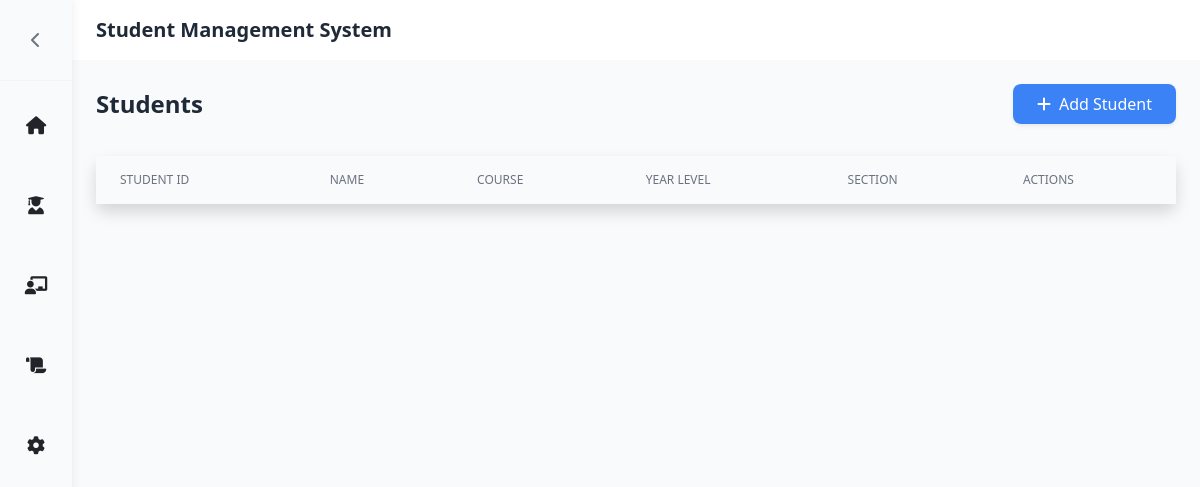
/students/, run on an earlier commit of the app's database.
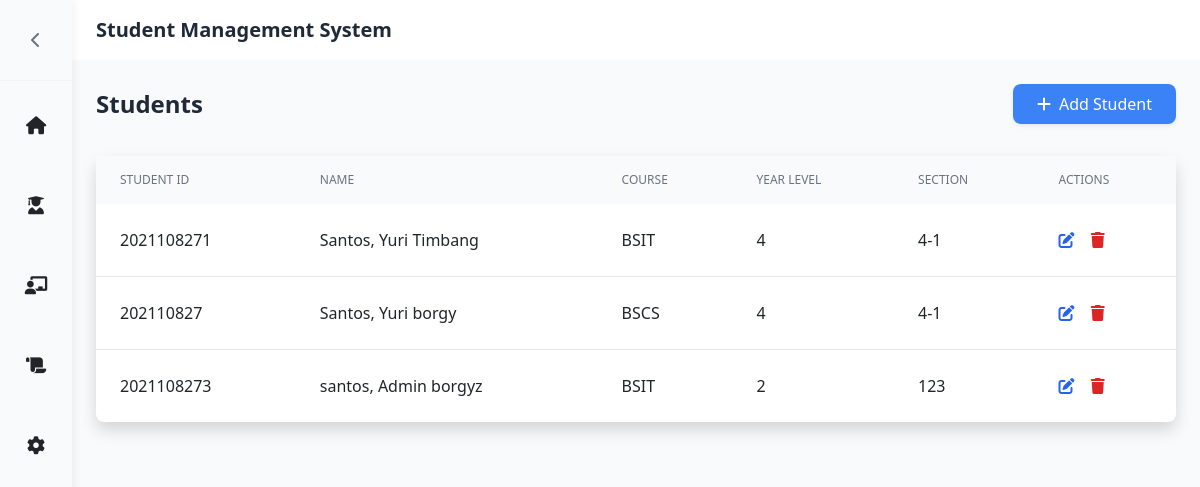
And on a later commit of the database.
### SMSapp/models.py (models this page shows, shortened)
class Student(models.Model):
    student_id = models.CharField(max_length=20, primary_key=True)
    last_name = models.CharField(max_length=50)
    first_name = models.CharField(max_length=50)
    middle_name = models.CharField(max_length=50, blank=True, null=True)
    course = models.ForeignKey(Course, on_delete=models.CASCADE)
    year_level = models.PositiveSmallIntegerField()
    section = models.CharField(max_length=20)
    objects = StudentManager()

class Course(models.Model):
    course_abv = models.CharField(max_length=10, primary_key=True)
    course_name = models.CharField(max_length=100)

### SMSapp/views.py (the view)
# urls.py: path('students/', views.students, name='students'),
def students(request):
    students = Student.objects.all().select_related('course')
    courses = Course.objects.all()
    return render(request, 'students.html', {'students': students, 'courses': courses})

### SMSapp/templates/students.html (shortened to what this page needs)
{% extends 'base.html' %}
{% load static %}
{% block content %}
<div class="p-4 bg-gray-50">
    <div class="flex justify-between items-center mb-6">
        <h2 class="text-2xl font-semibold text-gray-800">Students</h2>
        <button type="button"
                class="px-4 py-2 bg-blue-500 text-white rounded-lg hover:bg-blue-600 transition-colors duration-200 flex items-center gap-2 shadow-sm"
                onclick="openModal()">
            <i class="fas fa-plus"></i>
            <span>Add Student</span>
        </button>
    </div>
    <div class="mt-8">
        <div class="bg-white rounded-lg shadow">
            <table class="min-w-full">
                <thead class="bg-gray-50">
                    <tr>
                        <th class="px-6 py-3 text-left text-xs font-medium text-gray-500 uppercase">Student ID</th>
                        <th class="px-6 py-3 text-left text-xs font-medium text-gray-500 uppercase">Name</th>
                        <th class="px-6 py-3 text-left text-xs font-medium text-gray-500 uppercase">Course</th>
                        <th class="px-6 py-3 text-left text-xs font-medium text-gray-500 uppercase">Year Level</th>
                        <th class="px-6 py-3 text-left text-xs font-medium text-gray-500 uppercase">Section</th>
                        <th class="px-6 py-3 text-left text-xs font-medium text-gray-500 uppercase">Actions</th>
                    </tr>
                </thead>
                <tbody class="divide-y divide-gray-200">
                    {% for student in students %}
                    <tr data-student-id="{{ student.student_id }}" class="hover:bg-gray-50">
                        <td class="px-6 py-4">{{ student.student_id }}</td>
                        <td class="px-6 py-4">{{ student.last_name }}, {{ student.first_name }} {% if student.middle_name %}{{ student.middle_name }}{% endif %}</td>
                        <td class="px-6 py-4">{{ student.course.course_abv }}</td>
                        <td class="px-6 py-4">{{ student.year_level }}</td>
                        <td class="px-6 py-4">{{ student.section }}</td>
                        <td class="px-6 py-4">
                            <button onclick="editStudent('{{ student.student_id }}')" class="text-blue-600 hover:text-blue-900 mr-3">
                                <i class="fas fa-edit"></i>
                            </button>
                            <button onclick="deleteStudent('{{ student.student_id }}')" class="text-red-600 hover:text-red-900">
                                <i class="fas fa-trash"></i>
                            </button>
                        </td>
                    </tr>
                    {% endfor %}
                </tbody>
            </table>
        </div>
    </div>
</div>
{% endblock %}

### SMSapp/templates/base.html (shortened to what this page needs)
{% load static %}
<!DOCTYPE html>
<html lang="en">
<head>
    <link href="https://cdn.jsdelivr.net/npm/bootstrap@5.3.0/dist/css/bootstrap.min.css" rel="stylesheet">
    <script src="https://cdn.tailwindcss.com"></script>
    <link rel="stylesheet" href="https://cdnjs.cloudflare.com/ajax/libs/font-awesome/6.0.0/css/all.min.css">
</head>
<body class="bg-gray-50">
    <div class="flex h-screen">
        <aside class="sidebar flex flex-col h-full" id="sidebar">
            <div class="flex items-center justify-between px-4 py-4 border-b border-gray-100">
                <button class="text-gray-500 hover:text-gray-700 flex items-center justify-center h-8 w-8" id="toggleSidebar" aria-label="Toggle sidebar">
                    <i class="fas fa-chevron-left transition-transform duration-300"></i>
                </button>
            </div>
            <nav class="flex-1 p-2 flex flex-col gap-2">
                <a href="/" class="nav-link">
                    <div class="nav-icon">
                        <i class="fas fa-home text-lg"></i>
                    </div>
                </a>
                <a href="{% url 'students' %}" class="nav-link hover:bg-gray-100">
                    <div class="nav-icon">
                        <i class="fas fa-user-graduate text-lg"></i>
                    </div>
                </a>
                <a href="{% url 'subjects' %}" class="nav-link hover:bg-gray-100">
                    <div class="nav-icon">
                        <i class="fas fa-chalkboard-teacher text-lg"></i>
                    </div>
                </a>
                <a href="{% url 'courses' %}" class="nav-link hover:bg-gray-100">
                    <div class="nav-icon">
                        <i class="fas fa-scroll text-lg"></i>
                    </div>
                </a>
                <a href="#" class="nav-link hover:bg-gray-100">
                    <div class="nav-icon">
                        <i class="fas fa-cog text-lg"></i>
                    </div>
                </a>
            </nav>
        </aside>
        <div class="flex-1 flex flex-col">
            <header class="bg-white shadow-sm">
                <div class="flex items-center justify-between px-4 py-3">
                    <div class="flex items-center">
                        <h1 class="text-xl font-semibold text-gray-800">Student Management System</h1>
                    </div>
                </div>
            </header>
            <main class="flex-1 overflow-x-hidden overflow-y-auto">
                {% block content %}
                {% endblock %}
            </main>
        </div>
    </div>
</body>
</html>

### SMSapp/templates/base.html (style rules this page uses)
.sidebar { width: 4.5rem; transition: width 0.3s ease; background: #f9fafb; box-shadow: 2px 0 8px 0 rgba(0,0,0,0.06); z-index: 30; position: relative; }
.nav-link { display: flex; align-items: center; padding: 0.75rem; border-radius: 0.5rem; width: 100%; justify-content: center; }
.nav-icon { width: 3rem; height: 3rem; display: flex; align-items: center; justify-content: center; flex-shrink: 0; }
.sidebar { transition: none !important; }

What changed in the data, as far as the page shows it:
added Student: student_id "2021108271", last_name "Santos", first_name "Yuri", middle_name "Timbang", course.course_abv "BSIT", year_level "4", section "4-1"
added Student: student_id "202110827", last_name "Santos", first_name "Yuri", middle_name "borgy", course.course_abv "BSCS", year_level "4", section "4-1"
added Student: student_id "2021108273", last_name "santos", first_name "Admin", middle_name "borgyz", course.course_abv "BSIT", year_level "2", section "123"
